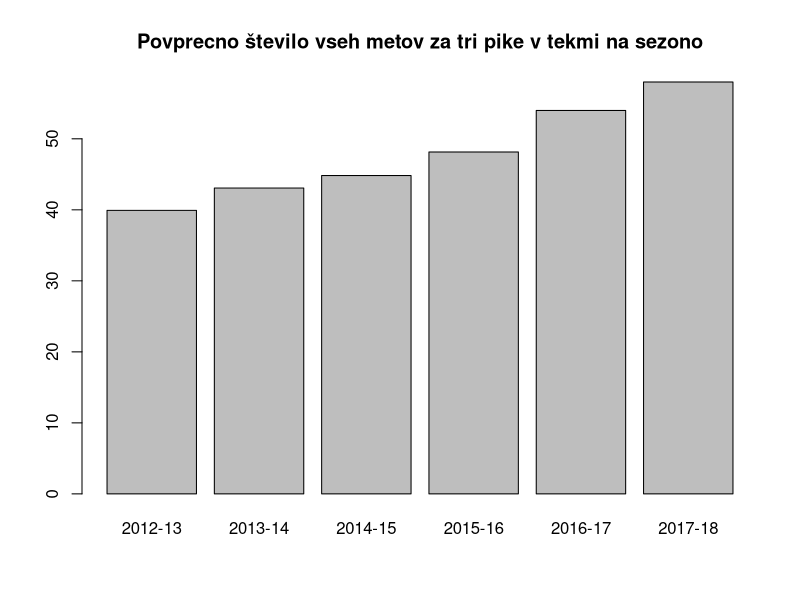
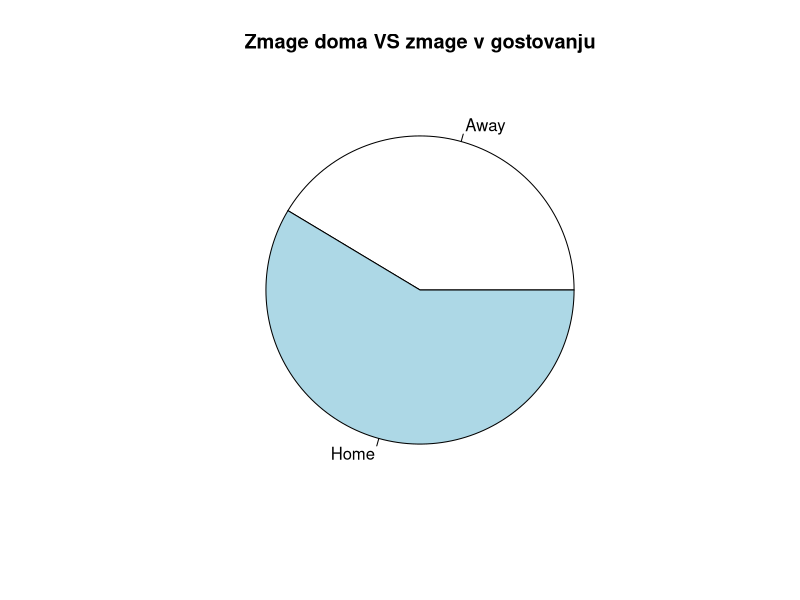
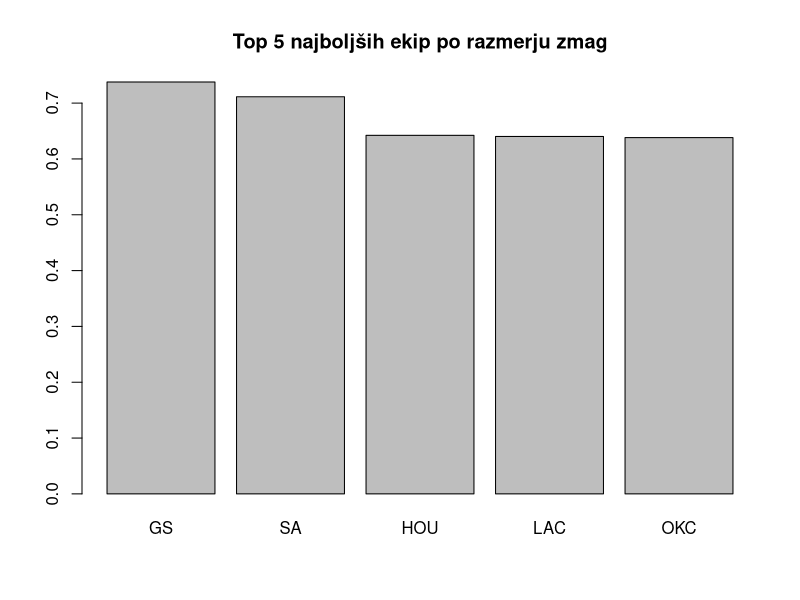
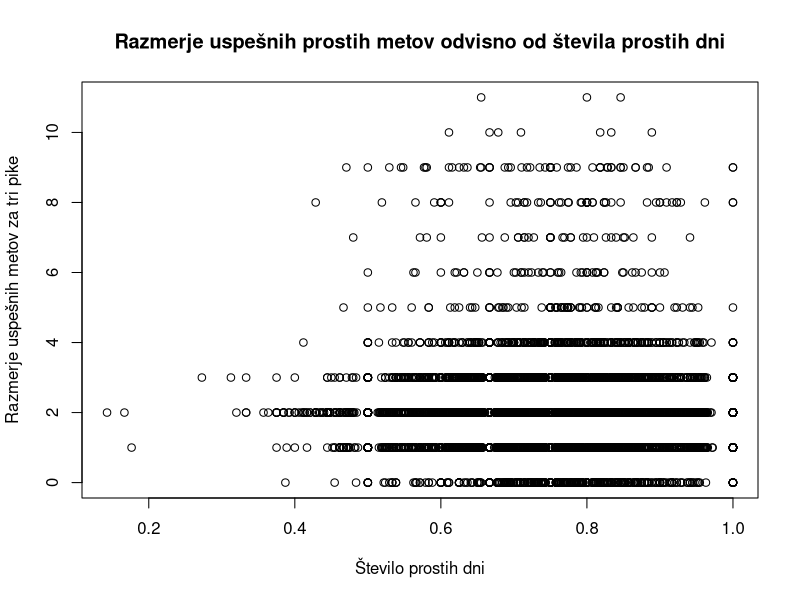

The R script that drew these images, in order:



setwd("C:/Users/Gal/Documents/FRI/UI/Seminarska/")
md <- read.table(file="nbadata.txt", sep=",", header=TRUE)


SEASONS = unique(md$gmSeason);
TEAMS = unique(c(md$awayAbbr, md$homeAbbr))

# povprecno stevilo metov trojk obeh ekip skupaj na sezono
averageThrees <- vector()
for(season in SEASONS) {
    seasonGames <- md$gmSeason == season;
    averageThrees <- c(averageThrees, mean(md$home3PA[seasonGames] + md$away3PA[seasonGames]));
}
barplot(averageThrees, names=SEASONS, main="Povprecno število vseh metov za tri pike v tekmi na sezono");

# stevilo zmag home ekip vs stevilo zmag away ekip
homeWins = table(md$homePTS > md$awayPTS);
pie(homeWins, labels=c("Away", "Home"), main="Zmage doma VS zmage v gostovanju");


# najboljsa ekipa po razmerju zmag
winRatioByTeam = list();
for (team in TEAMS) {
    homeGames <- md$homeAbbr == team;
    awayGames <- md$awayAbbr == team;
    homeWins <- md$homePTS[homeGames] > md$awayPTS[homeGames];
    awayWins <- md$homePTS[awayGames] < md$awayPTS[awayGames];
    totalWins  <- sum(homeWins) + sum(awayWins);
    totalGames <- sum(homeGames) + sum(awayGames);
    ratio <- totalWins / totalGames;
    winRatioByTeam[[team]] <- ratio;
}
winRatioByTeam <- sort(unlist(winRatioByTeam), decreasing=TRUE);
barplot(winRatioByTeam[1:5], names=names(winRatioByTeam)[1:5], main="Top 5 najboljših ekip po razmerju zmag");

# # graf odvisnosti med stevilom prostih dni in razmerju uspesnih metov ekipe

# homeShotSuccessRatio = md$homeFGM / md$homeFGA;
# awayShotSuccessRatio = md$awayFGM / md$awayFGA;
# totalShotSuccessRatio = append(homeShotSuccessRatio, awayShotSuccessRatio);

# daysOff = append(md$homeDayOff, md$awayDayOff);

# plot(totalShotSuccessRatio,daysOff, main="Razmerje uspešnih metov za tri pike domačih ekip odvisno od števila prostih dni", xlab="Število prostih dni", ylab="Razmerje uspešnih metov za tri pike");


# # graf odvisnosti med stevilom prostih dni in razmerju uspesnih prostih metov ekipe

homeFreeShotSuccessRatio = md$homeFTM / md$homeFTA;
awayFreeShotSuccessRatio = md$awayFTM / md$awayFTA;
totalFreeShotSuccessRatio = append(homeFreeShotSuccessRatio, awayFreeShotSuccessRatio);
daysOff = append(md$homeDayOff, md$awayDayOff);
plot(totalFreeShotSuccessRatio,daysOff, main="Razmerje uspešnih prostih metov odvisno od števila prostih dni", xlab="Število prostih dni", ylab="Razmerje uspešnih metov za tri pike");




